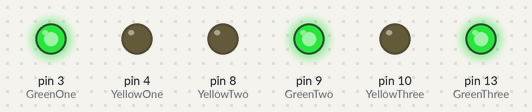
The sketch below on a simulated Arduino Uno, built with avr-gcc and run on an emulated ATmega328P. Parts: output pins drawn as LEDs (lit = HIGH).

Above: at 1.5 s.
At 4.5 s:
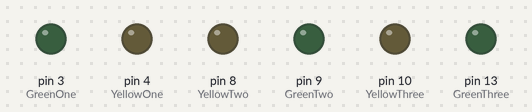
At 7.5 s:
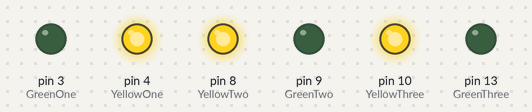
Timing chart, 0 to 11.7 s (numbered marks = the images above):
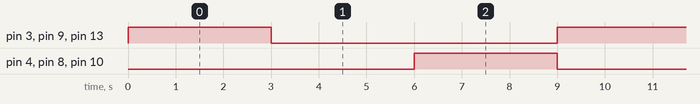

Measured:
- by itself, pin 3 (GreenOne), pin 4 (YellowOne), pin 8 (YellowTwo), pin 9 (GreenTwo), pin 10 (YellowThree), pin 13 (GreenThree): alternates HIGH for 3.0 s and LOW for 6.0 s
- by itself, everything shown: repeats every 9.0 s, in 3 steps

The sketch:

Vezdekod.ino
```cpp
int GreenOne = 3;
int GreenTwo = 9;
int GreenThree = 13;
int YellowOne = 4;
int YellowTwo = 8;
int YellowThree = 10;
int RedOne = 4;
int RedTwo = 8;
int RedThree = 10;


void setup() {
  pinMode(GreenOne, OUTPUT);
  pinMode(GreenTwo, OUTPUT);
  pinMode(GreenThree, OUTPUT);
  pinMode(YellowOne, OUTPUT);
  pinMode(YellowTwo, OUTPUT);
  pinMode(YellowThree, OUTPUT);
  pinMode(RedOne, OUTPUT);
  pinMode(RedTwo, OUTPUT);
  pinMode(RedThree, OUTPUT);
}

void loop() {
 digitalWrite(GreenOne, HIGH);
 digitalWrite(GreenTwo, HIGH);
 digitalWrite(GreenThree, HIGH);
 digitalWrite(YellowOne, LOW);
 digitalWrite(YellowTwo, LOW);
 digitalWrite(YellowThree, LOW);
 digitalWrite(RedOne, LOW);
 digitalWrite(RedTwo, LOW);
 digitalWrite(RedThree, LOW);
 delay(3000);
 digitalWrite(GreenOne, LOW);
 digitalWrite(GreenTwo, LOW);
 digitalWrite(GreenThree, LOW);
 digitalWrite(YellowOne, HIGH);
 digitalWrite(YellowTwo, HIGH);
 digitalWrite(YellowThree, HIGH);
 digitalWrite(RedOne, LOW);
 digitalWrite(RedTwo, LOW);
 digitalWrite(RedThree, LOW);
 delay(3000);
 digitalWrite(GreenOne, LOW);
 digitalWrite(GreenTwo, LOW);
 digitalWrite(GreenThree, LOW);
 digitalWrite(YellowOne, LOW);
 digitalWrite(YellowTwo, LOW);
 digitalWrite(YellowThree, LOW);
 digitalWrite(RedOne, HIGH);
 digitalWrite(RedTwo, HIGH);
 digitalWrite(RedThree, HIGH);
 delay(3000);
}
```
